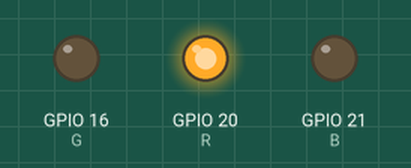
Simulated run of this program. Board: Raspberry Pi (BCM pin numbers). Parts: output pins drawn as LEDs (lit = HIGH).

Above: at 0.5 s.
At 1.5 s:
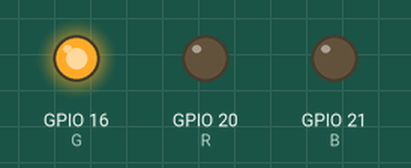
At 5.5 s:
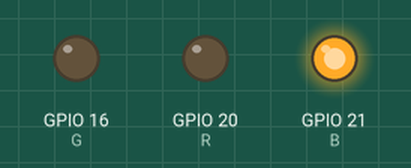
Timing chart, 0 to 6.9 s (numbered marks = the images above):
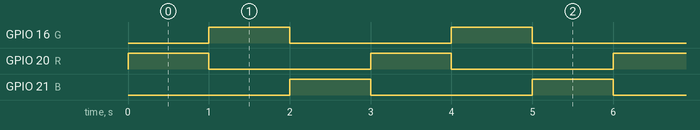

The program:

gpio_led.py
```python
#!/usr/bin/env
#encoding: utf-8

import RPi.GPIO
import time

G,R,B=16,20,21

RPi.GPIO.setmode(RPi.GPIO.BCM)
RPi.GPIO.setup(R, RPi.GPIO.OUT)
RPi.GPIO.setup(G, RPi.GPIO.OUT)
RPi.GPIO.setup(B, RPi.GPIO.OUT)

try:
	t = 1
	while True:
		RPi.GPIO.output(R, RPi.GPIO.HIGH)
		time.sleep(t)
		RPi.GPIO.output(R, RPi.GPIO.LOW)

		RPi.GPIO.output(G, RPi.GPIO.HIGH)
		time.sleep(t)
		RPi.GPIO.output(G, RPi.GPIO.LOW)

		RPi.GPIO.output(B, RPi.GPIO.HIGH)
		time.sleep(t)
		RPi.GPIO.output(B, RPi.GPIO.LOW)

except KeyboardInterrupti:
	pass
RPi.GPIO.cleanup()
```

Measured:
- by itself, GPIO 16 (G), GPIO 20 (R), GPIO 21 (B): alternates HIGH for 1.0 s and LOW for 2.0 s
- by itself, everything shown: repeats every 3.0 s, in 3 steps
